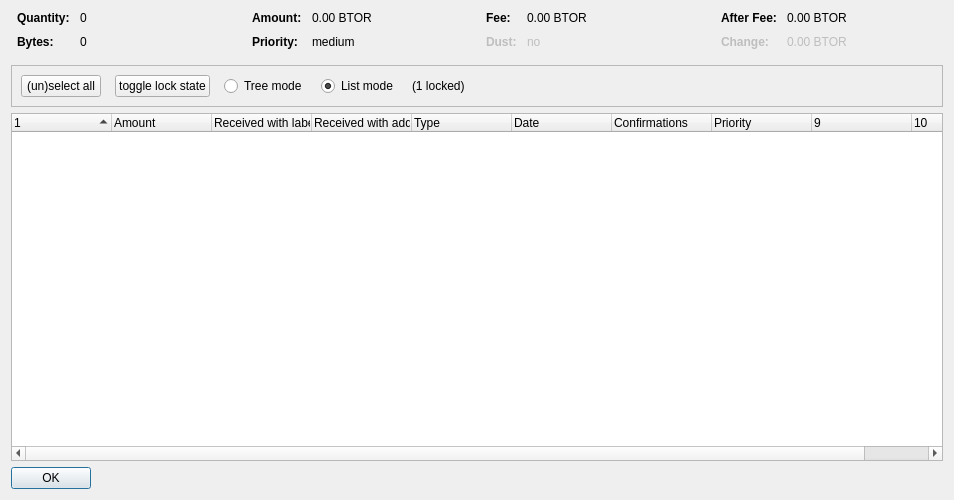
<?xml version="1.0" encoding="UTF-8"?>
<ui version="4.0">
 <class>CoinControlDialog</class>
 <widget class="QDialog" name="CoinControlDialog">
  <property name="geometry">
   <rect>
    <x>0</x>
    <y>0</y>
    <width>954</width>
    <height>500</height>
   </rect>
  </property>
  <property name="windowTitle">
   <string>Coin Selection</string>
  </property>
  <layout class="QVBoxLayout" name="verticalLayout">
   <item>
    <layout class="QHBoxLayout" name="horizontalLayoutTop" stretch="0,0,0,0">
     <property name="topMargin">
      <number>0</number>
     </property>
     <property name="bottomMargin">
      <number>10</number>
     </property>
     <item>
      <layout class="QFormLayout" name="formLayoutCoinControl1">
       <property name="horizontalSpacing">
        <number>10</number>
       </property>
       <property name="verticalSpacing">
        <number>10</number>
       </property>
       <property name="leftMargin">
        <number>6</number>
       </property>
       <property name="rightMargin">
        <number>6</number>
       </property>
       <item row="0" column="0">
        <widget class="QLabel" name="labelCoinControlQuantityText">
         <property name="font">
          <font>
           <weight>75</weight>
           <bold>true</bold>
          </font>
         </property>
         <property name="text">
          <string>Quantity:</string>
         </property>
        </widget>
       </item>
       <item row="0" column="1">
        <widget class="QLabel" name="labelCoinControlQuantity">
         <property name="cursor">
          <cursorShape>IBeamCursor</cursorShape>
         </property>
         <property name="contextMenuPolicy">
          <enum>Qt::ActionsContextMenu</enum>
         </property>
         <property name="text">
          <string notr="true">0</string>
         </property>
         <property name="textInteractionFlags">
          <set>Qt::LinksAccessibleByMouse|Qt::TextSelectableByKeyboard|Qt::TextSelectableByMouse</set>
         </property>
        </widget>
       </item>
       <item row="1" column="0">
        <widget class="QLabel" name="labelCoinControlBytesText">
         <property name="font">
          <font>
           <weight>75</weight>
           <bold>true</bold>
          </font>
         </property>
         <property name="text">
          <string>Bytes:</string>
         </property>
        </widget>
       </item>
       <item row="1" column="1">
        <widget class="QLabel" name="labelCoinControlBytes">
         <property name="cursor">
          <cursorShape>IBeamCursor</cursorShape>
         </property>
         <property name="contextMenuPolicy">
          <enum>Qt::ActionsContextMenu</enum>
         </property>
         <property name="text">
          <string notr="true">0</string>
         </property>
         <property name="textInteractionFlags">
          <set>Qt::LinksAccessibleByMouse|Qt::TextSelectableByKeyboard|Qt::TextSelectableByMouse</set>
         </property>
        </widget>
       </item>
      </layout>
     </item>
     <item>
      <layout class="QFormLayout" name="formLayoutCoinControl2">
       <property name="horizontalSpacing">
        <number>10</number>
       </property>
       <property name="verticalSpacing">
        <number>10</number>
       </property>
       <property name="leftMargin">
        <number>6</number>
       </property>
       <property name="rightMargin">
        <number>6</number>
       </property>
       <item row="0" column="0">
        <widget class="QLabel" name="labelCoinControlAmountText">
         <property name="font">
          <font>
           <weight>75</weight>
           <bold>true</bold>
          </font>
         </property>
         <property name="text">
          <string>Amount:</string>
         </property>
        </widget>
       </item>
       <item row="0" column="1">
        <widget class="QLabel" name="labelCoinControlAmount">
         <property name="cursor">
          <cursorShape>IBeamCursor</cursorShape>
         </property>
         <property name="contextMenuPolicy">
          <enum>Qt::ActionsContextMenu</enum>
         </property>
         <property name="text">
          <string notr="true">0.00 BTOR</string>
         </property>
         <property name="textInteractionFlags">
          <set>Qt::LinksAccessibleByMouse|Qt::TextSelectableByKeyboard|Qt::TextSelectableByMouse</set>
         </property>
        </widget>
       </item>
       <item row="1" column="0">
        <widget class="QLabel" name="labelCoinControlPriorityText">
         <property name="font">
          <font>
           <weight>75</weight>
           <bold>true</bold>
          </font>
         </property>
         <property name="text">
          <string>Priority:</string>
         </property>
        </widget>
       </item>
       <item row="1" column="1">
        <widget class="QLabel" name="labelCoinControlPriority">
         <property name="cursor">
          <cursorShape>IBeamCursor</cursorShape>
         </property>
         <property name="contextMenuPolicy">
          <enum>Qt::ActionsContextMenu</enum>
         </property>
         <property name="text">
          <string>medium</string>
         </property>
         <property name="textInteractionFlags">
          <set>Qt::LinksAccessibleByMouse|Qt::TextSelectableByKeyboard|Qt::TextSelectableByMouse</set>
         </property>
        </widget>
       </item>
      </layout>
     </item>
     <item>
      <layout class="QFormLayout" name="formLayoutCoinControl3">
       <property name="horizontalSpacing">
        <number>10</number>
       </property>
       <property name="verticalSpacing">
        <number>10</number>
       </property>
       <property name="leftMargin">
        <number>6</number>
       </property>
       <property name="rightMargin">
        <number>6</number>
       </property>
       <item row="0" column="0">
        <widget class="QLabel" name="labelCoinControlFeeText">
         <property name="font">
          <font>
           <weight>75</weight>
           <bold>true</bold>
          </font>
         </property>
         <property name="text">
          <string>Fee:</string>
         </property>
        </widget>
       </item>
       <item row="0" column="1">
        <widget class="QLabel" name="labelCoinControlFee">
         <property name="cursor">
          <cursorShape>IBeamCursor</cursorShape>
         </property>
         <property name="contextMenuPolicy">
          <enum>Qt::ActionsContextMenu</enum>
         </property>
         <property name="text">
          <string notr="true">0.00 BTOR</string>
         </property>
         <property name="textInteractionFlags">
          <set>Qt::LinksAccessibleByMouse|Qt::TextSelectableByKeyboard|Qt::TextSelectableByMouse</set>
         </property>
        </widget>
       </item>
       <item row="1" column="0">
        <widget class="QLabel" name="labelCoinControlLowOutputText">
         <property name="enabled">
          <bool>false</bool>
         </property>
         <property name="font">
          <font>
           <weight>75</weight>
           <bold>true</bold>
          </font>
         </property>
         <property name="text">
          <string>Dust:</string>
         </property>
        </widget>
       </item>
       <item row="1" column="1">
        <widget class="QLabel" name="labelCoinControlLowOutput">
         <property name="enabled">
          <bool>false</bool>
         </property>
         <property name="cursor">
          <cursorShape>IBeamCursor</cursorShape>
         </property>
         <property name="contextMenuPolicy">
          <enum>Qt::ActionsContextMenu</enum>
         </property>
         <property name="text">
          <string>no</string>
         </property>
         <property name="textInteractionFlags">
          <set>Qt::LinksAccessibleByMouse|Qt::TextSelectableByKeyboard|Qt::TextSelectableByMouse</set>
         </property>
        </widget>
       </item>
      </layout>
     </item>
     <item>
      <layout class="QFormLayout" name="formLayoutCoinControl4">
       <property name="horizontalSpacing">
        <number>10</number>
       </property>
       <property name="verticalSpacing">
        <number>10</number>
       </property>
       <property name="leftMargin">
        <number>6</number>
       </property>
       <property name="rightMargin">
        <number>6</number>
       </property>
       <item row="0" column="0">
        <widget class="QLabel" name="labelCoinControlAfterFeeText">
         <property name="font">
          <font>
           <weight>75</weight>
           <bold>true</bold>
          </font>
         </property>
         <property name="text">
          <string>After Fee:</string>
         </property>
        </widget>
       </item>
       <item row="0" column="1">
        <widget class="QLabel" name="labelCoinControlAfterFee">
         <property name="cursor">
          <cursorShape>IBeamCursor</cursorShape>
         </property>
         <property name="contextMenuPolicy">
          <enum>Qt::ActionsContextMenu</enum>
         </property>
         <property name="text">
          <string notr="true">0.00 BTOR</string>
         </property>
         <property name="textInteractionFlags">
          <set>Qt::LinksAccessibleByMouse|Qt::TextSelectableByKeyboard|Qt::TextSelectableByMouse</set>
         </property>
        </widget>
       </item>
       <item row="1" column="0">
        <widget class="QLabel" name="labelCoinControlChangeText">
         <property name="enabled">
          <bool>false</bool>
         </property>
         <property name="font">
          <font>
           <weight>75</weight>
           <bold>true</bold>
          </font>
         </property>
         <property name="text">
          <string>Change:</string>
         </property>
        </widget>
       </item>
       <item row="1" column="1">
        <widget class="QLabel" name="labelCoinControlChange">
         <property name="enabled">
          <bool>false</bool>
         </property>
         <property name="cursor">
          <cursorShape>IBeamCursor</cursorShape>
         </property>
         <property name="contextMenuPolicy">
          <enum>Qt::ActionsContextMenu</enum>
         </property>
         <property name="text">
          <string notr="true">0.00 BTOR</string>
         </property>
         <property name="textInteractionFlags">
          <set>Qt::LinksAccessibleByMouse|Qt::TextSelectableByKeyboard|Qt::TextSelectableByMouse</set>
         </property>
        </widget>
       </item>
      </layout>
     </item>
    </layout>
   </item>
   <item>
    <widget class="QFrame" name="frame">
     <property name="minimumSize">
      <size>
       <width>0</width>
       <height>40</height>
      </size>
     </property>
     <property name="frameShape">
      <enum>QFrame::StyledPanel</enum>
     </property>
     <property name="frameShadow">
      <enum>QFrame::Sunken</enum>
     </property>
     <layout class="QHBoxLayout" name="horizontalLayout">
      <item>
       <layout class="QHBoxLayout" name="horizontalLayoutPanel" stretch="0,0,0,0,0,0">
        <property name="spacing">
         <number>14</number>
        </property>
        <item>
         <widget class="QPushButton" name="pushButtonSelectAll">
          <property name="sizePolicy">
           <sizepolicy hsizetype="Maximum" vsizetype="Fixed">
            <horstretch>0</horstretch>
            <verstretch>0</verstretch>
           </sizepolicy>
          </property>
          <property name="text">
           <string>(un)select all</string>
          </property>
          <property name="autoDefault">
           <bool>false</bool>
          </property>
         </widget>
        </item>
        <item>
         <widget class="QPushButton" name="pushButtonToggleLock">
          <property name="sizePolicy">
           <sizepolicy hsizetype="Maximum" vsizetype="Fixed">
            <horstretch>0</horstretch>
            <verstretch>0</verstretch>
           </sizepolicy>
          </property>
          <property name="text">
           <string>toggle lock state</string>
          </property>
          <property name="autoDefault">
           <bool>false</bool>
          </property>
         </widget>
        </item>
        <item>
         <widget class="QRadioButton" name="radioTreeMode">
          <property name="sizePolicy">
           <sizepolicy hsizetype="Maximum" vsizetype="Fixed">
            <horstretch>0</horstretch>
            <verstretch>0</verstretch>
           </sizepolicy>
          </property>
          <property name="text">
           <string>Tree mode</string>
          </property>
         </widget>
        </item>
        <item>
         <widget class="QRadioButton" name="radioListMode">
          <property name="sizePolicy">
           <sizepolicy hsizetype="Maximum" vsizetype="Fixed">
            <horstretch>0</horstretch>
            <verstretch>0</verstretch>
           </sizepolicy>
          </property>
          <property name="text">
           <string>List mode</string>
          </property>
          <property name="checked">
           <bool>true</bool>
          </property>
         </widget>
        </item>
        <item>
         <widget class="QLabel" name="labelLocked">
          <property name="text">
           <string>(1 locked)</string>
          </property>
         </widget>
        </item>
        <item>
         <spacer name="horizontalSpacer">
          <property name="orientation">
           <enum>Qt::Horizontal</enum>
          </property>
          <property name="sizeHint" stdset="0">
           <size>
            <width>40</width>
            <height>20</height>
           </size>
          </property>
         </spacer>
        </item>
       </layout>
      </item>
     </layout>
    </widget>
   </item>
   <item>
    <widget class="CoinControlTreeWidget" name="treeWidget">
     <property name="contextMenuPolicy">
      <enum>Qt::CustomContextMenu</enum>
     </property>
     <property name="sortingEnabled">
      <bool>false</bool>
     </property>
     <property name="columnCount">
      <number>10</number>
     </property>
     <attribute name="headerShowSortIndicator" stdset="0">
      <bool>true</bool>
     </attribute>
     <attribute name="headerStretchLastSection">
      <bool>false</bool>
     </attribute>
     <column>
      <property name="text">
       <string/>
      </property>
     </column>
     <column>
      <property name="text">
       <string>Amount</string>
      </property>
     </column>
     <column>
      <property name="text">
       <string>Received with label</string>
      </property>
     </column>
     <column>
      <property name="text">
       <string>Received with address</string>
      </property>
     </column>
     <column>
      <property name="text">
       <string>Type</string>
      </property>
     </column>
     <column>
      <property name="text">
       <string>Date</string>
      </property>
     </column>
     <column>
      <property name="text">
       <string>Confirmations</string>
      </property>
      <property name="toolTip">
       <string>Confirmed</string>
      </property>
     </column>
     <column>
      <property name="text">
       <string>Priority</string>
      </property>
     </column>
     <column>
      <property name="text">
       <string/>
      </property>
     </column>
     <column>
      <property name="text">
       <string/>
      </property>
     </column>
    </widget>
   </item>
   <item>
    <widget class="QDialogButtonBox" name="buttonBox">
     <property name="sizePolicy">
      <sizepolicy hsizetype="Maximum" vsizetype="Fixed">
       <horstretch>0</horstretch>
       <verstretch>0</verstretch>
      </sizepolicy>
     </property>
     <property name="orientation">
      <enum>Qt::Horizontal</enum>
     </property>
     <property name="standardButtons">
      <set>QDialogButtonBox::Ok</set>
     </property>
    </widget>
   </item>
  </layout>
 </widget>
 <customwidgets>
  <customwidget>
   <class>CoinControlTreeWidget</class>
   <extends>QTreeWidget</extends>
   <header>coincontroltreewidget.h</header>
  </customwidget>
 </customwidgets>
 <resources/>
 <connections/>
</ui>
